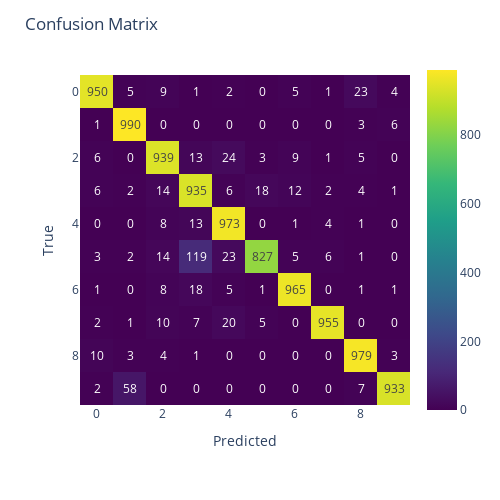

Here is the notebook cell this chart was saved with:
### Markdown cell above
# Confusion mat

### Code cell
import torch

conf = torch.load(output_dir/"confusion_matrix-2025-11-15T05:03:15.777355.pt").numpy()

fig = px.imshow(
    conf,
    text_auto=True,
    color_continuous_scale="Viridis",
    labels={"x": "Predicted", "y": "True"},
)
fig.update_layout(
    width=500, height=500,
    title="Confusion Matrix"
)
fig.show()

### Figure 1 — Plotly figure (JSON) as saved in the notebook; plotly's stock layout.template omitted (floating-point values rounded to 4 significant figures)
{"data": [{"coloraxis": "coloraxis", "hovertemplate": "Predicted: %{x}<br>True: %{y}<br>color: %{z}<extra></extra>", "name": "0", "texttemplate": "%{z}", "type": "heatmap", "xaxis": "x", "yaxis": "y", "z": [[950, 5, 9, 1, 2, 0, 5, 1, 23, 4], [1, 990, 0, 0, 0, 0, 0, 0, 3, 6], [6, 0, 939, 13, 24, 3, 9, 1, 5, 0], [6, 2, 14, 935, 6, 18, 12, 2, 4, 1], [0, 0, 8, 13, 973, 0, 1, 4, 1, 0], [3, 2, 14, 119, 23, 827, 5, 6, 1, 0], [1, 0, 8, 18, 5, 1, 965, 0, 1, 1], [2, 1, 10, 7, 20, 5, 0, 955, 0, 0], [10, 3, 4, 1, 0, 0, 0, 0, 979, 3], [2, 58, 0, 0, 0, 0, 0, 0, 7, 933]]}], "layout": {"coloraxis": {"colorscale": [[0, "#440154"], [0.1111, "#482878"], [0.2222, "#3e4989"], [0.3333, "#31688e"], [0.4444, "#26828e"], [0.5556, "#1f9e89"], [0.6667, "#35b779"], [0.7778, "#6ece58"], [0.8889, "#b5de2b"], [1, "#fde725"]]}, "height": 500, "margin": {"t": 60}, "title": {"text": "Confusion Matrix"}, "width": 500, "xaxis": {"anchor": "y", "constrain": "domain", "domain": [0, 1], "scaleanchor": "y", "title": {"text": "Predicted"}}, "yaxis": {"anchor": "x", "autorange": "reversed", "constrain": "domain", "domain": [0, 1], "title": {"text": "True"}}}}
